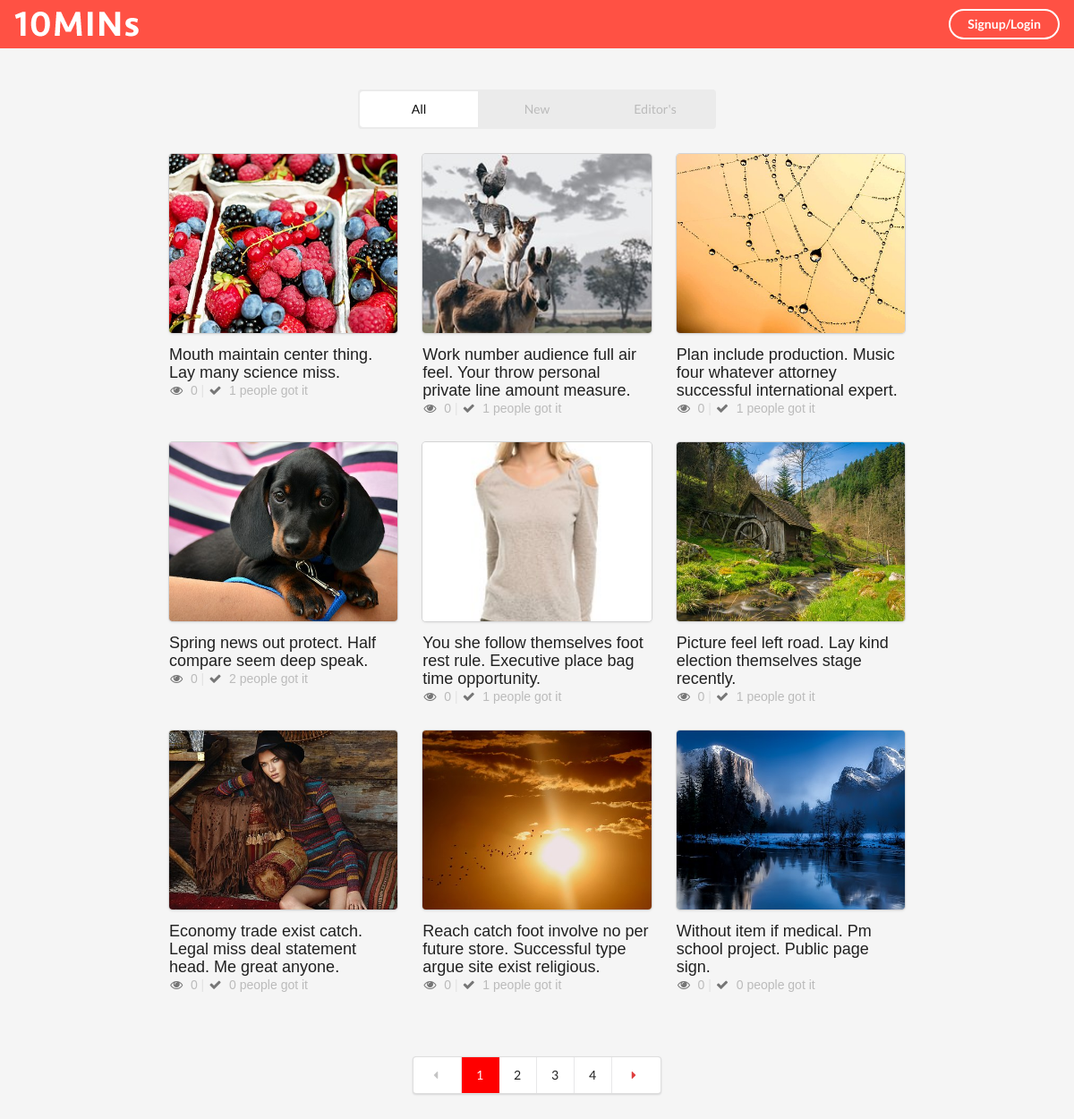
The app's page /index/ with its own data.
### firstapp/models.py (models this page shows, shortened)
class Article(models.Model):
    title = models.CharField(max_length=500)
    img = models.CharField(null=True, blank=True, max_length=250)
    content = models.TextField(null=True, blank=True)
    views = models.IntegerField(default=0)
    likes = models.IntegerField(default=0)
    createtime = models.DateField(auto_now=True)

### firstapp/views.py (the view)
# urls.py: path('index/', index, name='index'),
def index(request):
    article_list = Article.objects.all()
    page_robot = Paginator(article_list, 9)
    page_num = request.GET.get('page')
    try:
        article_list = page_robot.page(page_num)
    except EmptyPage:
        article_list = page_robot.page(page_robot.num_pages)
    except PageNotAnInteger:
        article_list = page_robot.page(1)
    context = {}
    context["article_list"] = article_list
    return render(request, 'index.html', context)

### firstapp/templates/index.html (shortened to what this page needs)
{% load staticfiles %}
<!DOCTYPE html>
<html>
<head>
    <link rel="stylesheet" href="{% static 'css/semantic.css' %}" media="screen" title="no title" charset="utf-8">
    <link rel="stylesheet" href="{% static  'css/list_custom.css' %}" media="screen" title="no title" charset="utf-8">
</head>
<body>
    <div class="ui inverted top fixed menu borderless red menu">
        <div class="header item">
            <div class="ui image">
                <a href="{% url 'index' %}">
                    <img src="{% static 'images/tenlogo.png'%}" alt="">
                </a>
            </div>
        </div>
        <div class="right menu">
            {% if request.user.is_authenticated %}
                <div class="item">
                    <h5 class="ui inverted header">
                        <a href="{% url 'myinfo' %}">
                            <a href="{% url 'myinfo' %}">
                                <div class="ui mini circular image">
                                    {% if request.user.profile.avatar %}
                                        <img src="/upload/{{ request.user.profile.avatar }}" alt="" />
                                    {% else %}
                                        <img src="{% static 'images/default.png' %}" alt="" />
                                    {% endif %}
                                </div>
                            </a>
                            {% if request.user.profile.name %}
                                <span>{{ request.user.profile.name }}</span>
                            {% else %}
                                <span>{{ request.user.username }}</span>
                            {% endif %}
                        </a>
                    </h5>
                </div>
                <div class="item">
                    <a href="{% url 'logout' %}" class="ui inverted circular button">Logout</a>
                </div>
            {% else %}
                <div class="item">
                    <a href="{% url 'login' %}" class="ui inverted circular button">Signup/Login</a>
                </div>
            {% endif %}
        </div>
    </div>
    <div class="ui inverted segment container nav">
        <div class="ui  three borderless  item  menu">
            <a class="active item"> All </a>
            <a class="item"> New </a>
            <a class="item" href="#"> Editor's </a>
        </div>
    </div>
    <div class="ui basic segment container content">
        <div class="ui three column grid">
            {% for article in article_list %}
            <div class="column">
                <a class="ui fluid card" href="{% url 'detail' article.id %}">
                    <div class="image">
                        <img src="{{ article.img }}" alt="" style="height:200px;object-fit: cover;">
                    </div>
                </a>
                <div class="title header" href="#">{{ article.title }}</div>
                <i class="icon grey unhide"></i>
                <span style="color:#bbbbbb">{{ article.views }}</span>
                <span class="" style="color:rgb(226, 226, 226)">|</span>
                <i class="icon grey checkmark"></i>
                <span style="color:#bbbbbb"> {{ article.likes }} people got it</span>
            </div>
            {% endfor %}
        </div>
    </div>
    <div class="ui center aligned very padded vertical segment container">
        <div class="ui pagination menu">
            {% if article_list.has_previous %}
                <a href="?page={{ article_list.previous_page_number }}" class="item">
                    <i class="icon red left caret"></i>
                </a>
            {% else %}
                <a href="?page={{ article_list.start_index }}" class="disabled item">
                    <i class="icon  left caret"></i>
                </a>
            {% endif %}
            {% for page_number in article_list.paginator.page_range %}
                {% ifequal page_number  article_list.number %}
                    <a href="?page={{ page_number }}" class="active item" style="background-color: red; color:white">
                        {{ page_number }}
                    </a>
                {% else %}
                    <a href="?page={{ page_number }}" class=" item">
                        {{ page_number }}
                    </a>
                {% endifequal %}
            {% endfor %}
            {% if  article_list.has_next %}
                <a href="?page={{ article_list.next_page_number }}" class="item">
                    <i class="icon red right caret"></i>
                </a>
            {% else %}
                <a href="?page={{ article_list.paginator.num_pages }}" class="disabled item">
                    <i class="icon  right caret"></i>
                </a>
            {% endif %}
        </div>
    </div>
</body>
</html>

### firstapp/static/css/list_custom.css (style rules this page uses)
body { background-color: rgb(245, 245, 245); font-family: 'Raleway', sans-serif; }
.ui.inverted.top.fixed.menu.borderless.red.menu { background-color: #ff5144; }
.title.header { font-family: 'Raleway', sans-serif!important; font-size:18px!important; }
.ui.inverted.segment.container.nav { width: 400px; background-color: rgb(235, 235, 235); padding: 2px 2px 2px 2px; margin-top: 100px; }
.ui.three.borderless.item.menu { border: none; box-shadow:none }
.ui.inverted.segment.container.nav .item { background-color: rgb(235, 235, 235); color: rgb(187, 187, 187); }
.ui.inverted.segment.container.nav .active.item { background-color: rgb(255, 255, 255); color: rgb(15, 15, 15); }
.ui.basic.segment.container.content { width: 850px; }

### records on screen
Article: img (picture), title "Mouth maintain center thing. Lay many science miss.", views "0", likes "1"
Article: img (picture), title "Work number audience full air feel. Your throw personal private line amount measure.", views "0", likes "1"
Article: img (picture), title "Plan include production. Music four whatever attorney successful international expert.", views "0", likes "1"
Article: img (picture), title "Spring news out protect. Half compare seem deep speak.", views "0", likes "2"
Article: img (picture), title "You she follow themselves foot rest rule. Executive place bag time opportunity.", views "0", likes "1"
Article: img (picture), title "Picture feel left road. Lay kind election themselves stage recently.", views "0", likes "1"
Article: img (picture), title "Economy trade exist catch. Legal miss deal statement head. Me great anyone.", views "0", likes "0"
Article: img (picture), title "Reach catch foot involve no per future store. Successful type argue site exist religious.", views "0", likes "1"
Article: img (picture), title "Without item if medical. Pm school project. Public page sign.", views "0", likes "0"

### other values on screen
{{ page_number }} "1"
{{ page_number }} "2" "3" "4"
